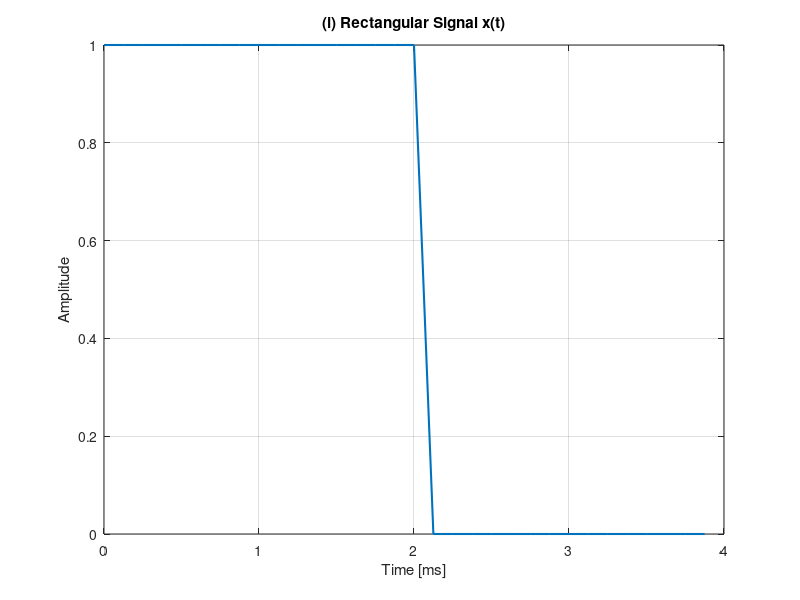

This chart was generated by the following MATLAB code: (Note: this script raises an error after producing the figure.)
% =========================================================================
% Signals and Systems 2
% Lab 02: Sampling and Reconstruction
% Group 02
% Authors: Ashin, Mithila, Pansiluni,Koli
% Matriculation Numbers: 2705028
% Date: 30.04.2025
% =========================================================================

clear; close all; clc;

% =========================================================================
% (i) Generate a vector of sample values of the rectangular signal
% =========================================================================
fs = 8000;              % Sampling frequency [Hz]
T = 1/fs;               % Sampling period [s]
dur = 4e-3;             % Desired signal duration ≥ 4ms
N = 2^nextpow2(fs * dur);  % Number of samples (power of 2)
t = (0:N-1)*T;          % Time vector

x = zeros(1, N);        % Preallocate signal
x(t <= 2e-3) = 1;       % Rectangular pulse: 1 for t in [0, 2ms], 0 elsewhere

figure;
plot(t*1000, x, 'LineWidth', 1.5);
xlabel('Time [ms]');
ylabel('Amplitude');
title('(i) Rectangular Signal x(t)');
grid on;

% =========================================================================
% (ii) Plot the amplitude spectrum using your own DFT
% =========================================================================
X = ss2_lab02_01(x);    % DFT using your implementation OR 
% X = fft(x);           

f = (0:N-1)*(fs/N);     % Frequency axis fs/N(frequency stepsize)
half_N = floor(N/2);    % For one-sided spectrum since dfts are symmetrical

X_mag = abs(X(1:half_N));
f_half = f(1:half_N);

figure;
plot(f_half, X_mag, 'LineWidth', 1.5);
xlabel('Frequency [Hz]');
ylabel('|X(f)|');
title('(ii) Amplitude Spectrum of Rectangular Signal');
grid on;

% =========================================================================
% (iii) Increase frequency resolution and verify zeros
% =========================================================================
% Increase N to improve frequency resolution
fs3 = 8000;
N3 = 8192;                     % Higher N = better resolution: 2048,4096 possible
T3 = 1/fs3;
t3 = (0:N3-1)*T3;
x3 = zeros(1, N3);
x3(t3 <= 2e-3) = 1;

X3 = ss2_lab02_01(x3);
f3 = (0:N3-1)*(fs3/N3);
X3_mag = abs(X3(1:N3/2));
f3_half = f3(1:N3/2);

figure;
plot(f3_half, X3_mag, 'LineWidth', 1.5);
xlabel('Frequency [Hz]');
ylabel('|X(f)|');
title('(iii) Amplitude Spectrum with Increased Frequency Resolution (N=8192)');
grid on;

% =========================================================================
% (iv) Observe spectrum with increased sampling frequency
% =========================================================================
fs4 = 16000;                   % Increased sampling frequency
N4 = 2^nextpow2(fs4 * dur);
T4 = 1/fs4;
t4 = (0:N4-1)*T4;
x4 = zeros(1, N4);
x4(t4 <= 2e-3) = 1;

X4 = ss2_lab02_01(x4);
f4 = (0:N4-1)*(fs4/N4);
X4_mag = abs(X4(1:N4/2));
f4_half = f4(1:N4/2);

figure;
plot(f4_half, X4_mag, 'LineWidth', 1.5);
xlabel('Frequency [Hz]');
ylabel('|X(f)|');
title('(iv) Spectrum with Increased Sampling Frequency (fs = 16 kHz)');
grid on;
